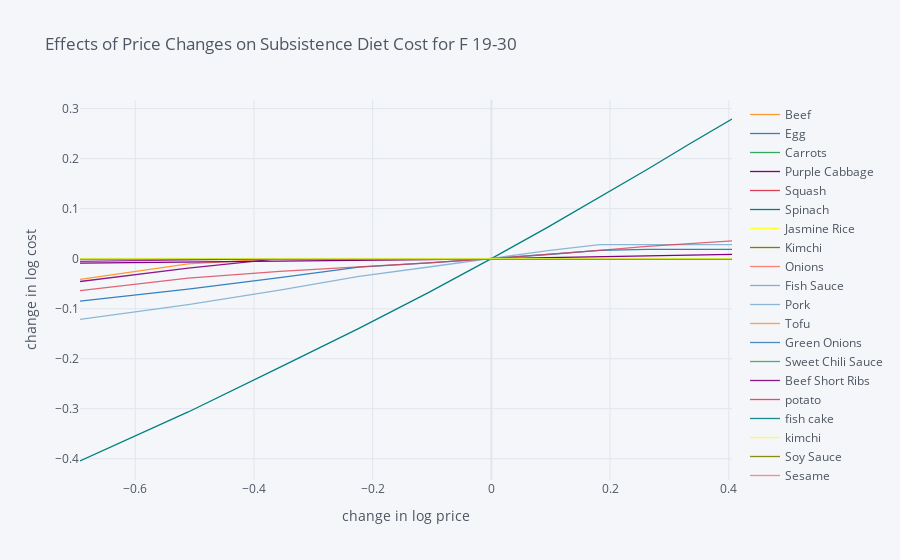
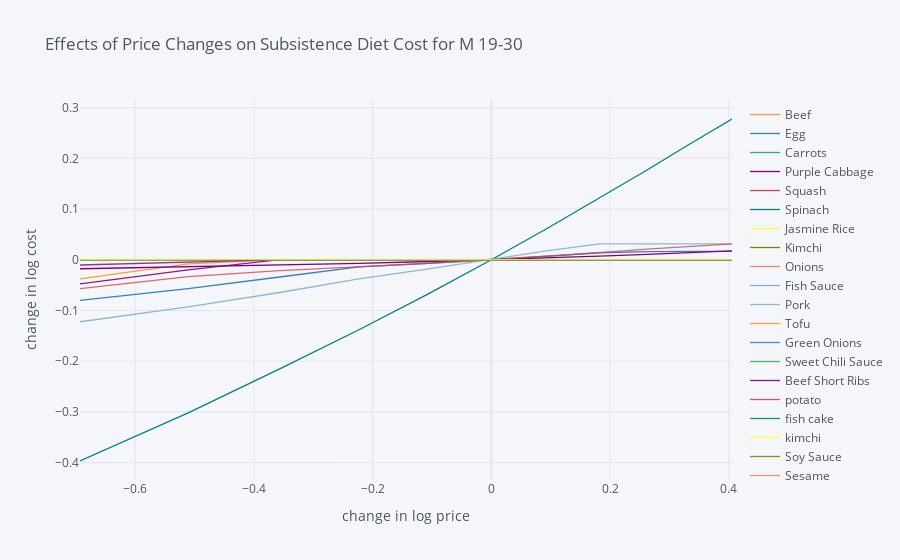

The notebook cell these images were saved under, in order:
### Markdown cell above
### Effects of Price Changes on Subsistence Diet Cost

### Code cell
# examine effects of price change on subsistence diet cost for T-toust, the cheapest option
# for men and women aged 19-30
import cufflinks as cf
cf.go_offline()

group_pc = ['F 19-30', 'M 19-30']

for group in group_pc: 
    scale = [.5,.6,.7,.8,.9,1.,1.1,1.2,1.3,1.4,1.5]

    cost0 = solve_subsistence_problem(ing_res[1],ing_prices[1],dri_min[group],dri_max[group],tol=tol).fun

    Price_response={}
    for s in scale:
        cost = {}
        for i,p in enumerate(ing_prices[1]):
            my_p = ing_prices[1].copy()
            my_p[i] = p*s
            result = solve_subsistence_problem(ing_res[1],my_p,dri_min[group],dri_max[group],tol=tol)
            cost[ing_prices[1].index[i]] = np.log(result.fun/cost0)
        Price_response[np.log(s)] = cost

    Price_response = pd.DataFrame(Price_response).T
    Price_response.iplot(xTitle='change in log price',yTitle='change in log cost', title ='Effects of Price Changes on Subsistence Diet Cost for '+ group)

### Figure 1 — Plotly figure (JSON) as saved in the notebook; plotly's stock layout.template omitted (floating-point values rounded to 4 significant figures)
{"data": [{"line": {"color": "rgba(255, 153, 51, 1.0)", "dash": "solid", "shape": "linear", "width": 1.3}, "mode": "lines", "name": "Beef", "text": "", "type": "scatter", "x": [-0.6931, -0.5108, -0.3567, -0.2231, -0.1054, 0, 0.09531, 0.1823, 0.2624, 0.3365, 0.4055], "y": [-0.0412, -0.01018, -2.045e-08, -2.041e-08, -2.044e-08, 0, -2.042e-08, -2.042e-08, -2.039e-08, -2.037e-08, -2.037e-08]}, {"line": {"color": "rgba(55, 128, 191, 1.0)", "dash": "solid", "shape": "linear", "width": 1.3}, "mode": "lines", "name": "Egg", "text": "", "type": "scatter", "x": [-0.6931, -0.5108, -0.3567, -0.2231, -0.1054, 0, 0.09531, 0.1823, 0.2624, 0.3365, 0.4055], "y": [-0.08465, -0.06101, -0.03792, -0.01694, -0.008433, 0, 0.008363, 0.01666, 0.01872, 0.01872, 0.01872]}, {"line": {"color": "rgba(50, 171, 96, 1.0)", "dash": "solid", "shape": "linear", "width": 1.3}, "mode": "lines", "name": "Carrots", "text": "", "type": "scatter", "x": [-0.6931, -0.5108, -0.3567, -0.2231, -0.1054, 0, 0.09531, 0.1823, 0.2624, 0.3365, 0.4055], "y": [-1.908e-08, -9.6e-09, -4.02e-09, -1.822e-09, -6.848e-10, 0, 4.308e-10, 6.958e-10, 8.548e-10, 9.603e-10, 1.047e-09]}, {"line": {"color": "rgba(128, 0, 128, 1.0)", "dash": "solid", "shape": "linear", "width": 1.3}, "mode": "lines", "name": "Purple Cabbage ", "text": "", "type": "scatter", "x": [-0.6931, -0.5108, -0.3567, -0.2231, -0.1054, 0, 0.09531, 0.1823, 0.2624, 0.3365, 0.4055], "y": [-0.008897, -0.007111, -0.005329, -0.003549, -0.001773, 0, 0.00177, 0.003537, 0.005301, 0.007061, 0.008819]}, {"line": {"color": "rgba(219, 64, 82, 1.0)", "dash": "solid", "shape": "linear", "width": 1.3}, "mode": "lines", "name": "Squash", "text": "", "type": "scatter", "x": [-0.6931, -0.5108, -0.3567, -0.2231, -0.1054, 0, 0.09531, 0.1823, 0.2624, 0.3365, 0.4055], "y": [9.378e-08, -1.992e-08, -2.041e-08, -1.259e-08, -5.885e-09, 0, 5.262e-09, 1.009e-08, 1.457e-08, 1.867e-08, 2.242e-08]}, {"line": {"color": "rgba(0, 128, 128, 1.0)", "dash": "solid", "shape": "linear", "width": 1.3}, "mode": "lines", "name": "Spinach ", "text": "", "type": "scatter", "x": [-0.6931, -0.5108, -0.3567, -0.2231, -0.1054, 0, 0.09531, 0.1823, 0.2624, 0.3365, 0.4055], "y": [-0.4045, -0.3064, -0.2171, -0.1393, -0.06723, 0, 0.06299, 0.1222, 0.1782, 0.2312, 0.2793]}, {"line": {"color": "rgba(255, 255, 51, 1.0)", "dash": "solid", "shape": "linear", "width": 1.3}, "mode": "lines", "name": "Jasmine Rice", "text": "", "type": "scatter", "x": [-0.6931, -0.5108, -0.3567, -0.2231, -0.1054, 0, 0.09531, 0.1823, 0.2624, 0.3365, 0.4055], "y": [-1.912e-08, -1.962e-08, -1.997e-08, -2.021e-08, -2.042e-08, 0, -1.967e-08, -7.179e-09, 6.429e-08, -1.913e-08, 2.934e-08]}, {"line": {"color": "rgba(128, 128, 0, 1.0)", "dash": "solid", "shape": "linear", "width": 1.3}, "mode": "lines", "name": "Kimchi", "text": "", "type": "scatter", "x": [-0.6931, -0.5108, -0.3567, -0.2231, -0.1054, 0, 0.09531, 0.1823, 0.2624, 0.3365, 0.4055], "y": [-2.04e-08, -2.037e-08, -2.041e-08, -4.695e-09, 5.366e-09, 0, -1.296e-08, -2.039e-08, -2.033e-08, -1.045e-08, 7.519e-08]}, {"line": {"color": "rgba(251, 128, 114, 1.0)", "dash": "solid", "shape": "linear", "width": 1.3}, "mode": "lines", "name": "Onions", "text": "", "type": "scatter", "x": [-0.6931, -0.5108, -0.3567, -0.2231, -0.1054, 0, 0.09531, 0.1823, 0.2624, 0.3365, 0.4055], "y": [-1.717e-09, -2.039e-08, -9.985e-09, -4.01e-09, -1.308e-09, 0, 8.344e-10, 1.563e-09, 2.294e-09, 3.067e-09, 3.863e-09]}, {"line": {"color": "rgba(128, 177, 211, 1.0)", "dash": "solid", "shape": "linear", "width": 1.3}, "mode": "lines", "name": "Fish Sauce", "text": "", "type": "scatter", "x": [-0.6931, -0.5108, -0.3567, -0.2231, -0.1054, 0, 0.09531, 0.1823, 0.2624, 0.3365, 0.4055], "y": [9.689e-09, -2.042e-08, -1.743e-08, -8.5e-09, -3.348e-09, 0, 2.59e-09, 4.778e-09, 6.694e-09, 8.385e-09, 9.902e-09]}, {"line": {"color": "rgba(128, 177, 211, 0.8999999999999999)", "dash": "solid", "shape": "linear", "width": 1.3}, "mode": "lines", "name": "Pork", "text": "", "type": "scatter", "x": [-0.6931, -0.5108, -0.3567, -0.2231, -0.1054, 0, 0.09531, 0.1823, 0.2624, 0.3365, 0.4055], "y": [-0.1213, -0.09171, -0.06294, -0.03535, -0.01659, 0, 0.01632, 0.02831, 0.02831, 0.02831, 0.02831]}, {"line": {"color": "rgba(255, 153, 51, 0.8999999999999999)", "dash": "solid", "shape": "linear", "width": 1.3}, "mode": "lines", "name": "Tofu", "text": "", "type": "scatter", "x": [-0.6931, -0.5108, -0.3567, -0.2231, -0.1054, 0, 0.09531, 0.1823, 0.2624, 0.3365, 0.4055], "y": [-2.046e-08, -2.013e-08, -1.747e-08, 1.667e-07, -2.038e-08, 0, -1.072e-08, 4.004e-07, -2.038e-08, -2.038e-08, -2.041e-08]}, {"line": {"color": "rgba(55, 128, 191, 0.8999999999999999)", "dash": "solid", "shape": "linear", "width": 1.3}, "mode": "lines", "name": "Green Onions", "text": "", "type": "scatter", "x": [-0.6931, -0.5108, -0.3567, -0.2231, -0.1054, 0, 0.09531, 0.1823, 0.2624, 0.3365, 0.4055], "y": [-2.036e-08, -1.972e-08, 6.757e-08, 1.573e-08, 2.857e-10, 0, -1.672e-10, -8.112e-09, -1.577e-08, -2.045e-08, -2.039e-08]}, {"line": {"color": "rgba(50, 171, 96, 0.8999999999999999)", "dash": "solid", "shape": "linear", "width": 1.3}, "mode": "lines", "name": "Sweet Chili Sauce", "text": "", "type": "scatter", "x": [-0.6931, -0.5108, -0.3567, -0.2231, -0.1054, 0, 0.09531, 0.1823, 0.2624, 0.3365, 0.4055], "y": [-2.032e-08, -2.036e-08, -2.041e-08, -2.04e-08, -6.757e-09, 0, -1.145e-08, -2.039e-08, -2.038e-08, -1.991e-08, -8.408e-09]}, {"line": {"color": "rgba(128, 0, 128, 0.8999999999999999)", "dash": "solid", "shape": "linear", "width": 1.3}, "mode": "lines", "name": "Beef Short Ribs", "text": "", "type": "scatter", "x": [-0.6931, -0.5108, -0.3567, -0.2231, -0.1054, 0, 0.09531, 0.1823, 0.2624, 0.3365, 0.4055], "y": [-0.04559, -0.01872, -1.815e-08, -1.862e-08, 2.773e-08, 0, 4.979e-08, 1.147e-07, -2.03e-08, -2.029e-08, -2.028e-08]}, {"line": {"color": "rgba(219, 64, 82, 0.8999999999999999)", "dash": "solid", "shape": "linear", "width": 1.3}, "mode": "lines", "name": "potato", "text": "", "type": "scatter", "x": [-0.6931, -0.5108, -0.3567, -0.2231, -0.1054, 0, 0.09531, 0.1823, 0.2624, 0.3365, 0.4055], "y": [-2.036e-08, 3.577e-08, 4.773e-08, -2.031e-08, -1.063e-08, 0, -3.367e-09, -9.764e-09, -1.474e-08, -1.741e-08, 9.698e-08]}, {"line": {"color": "rgba(0, 128, 128, 0.8999999999999999)", "dash": "solid", "shape": "linear", "width": 1.3}, "mode": "lines", "name": "fish cake", "text": "", "type": "scatter", "x": [-0.6931, -0.5108, -0.3567, -0.2231, -0.1054, 0, 0.09531, 0.1823, 0.2624, 0.3365, 0.4055], "y": [-2.041e-08, -2.037e-08, -2.039e-08, 4.361e-09, 1.034e-08, 0, -1.443e-08, -2.038e-08, -2.001e-08, 2.098e-08, 1.172e-07]}, {"line": {"color": "rgba(255, 255, 51, 0.8999999999999999)", "dash": "solid", "shape": "linear", "width": 1.3}, "mode": "lines", "name": "kimchi", "text": "", "type": "scatter", "x": [-0.6931, -0.5108, -0.3567, -0.2231, -0.1054, 0, 0.09531, 0.1823, 0.2624, 0.3365, 0.4055], "y": [-2.04e-08, -2.037e-08, -2.041e-08, -4.696e-09, 5.366e-09, 0, -1.295e-08, -2.039e-08, -2.033e-08, -1.045e-08, 7.52e-08]}, {"line": {"color": "rgba(128, 128, 0, 0.8999999999999999)", "dash": "solid", "shape": "linear", "width": 1.3}, "mode": "lines", "name": "Soy Sauce", "text": "", "type": "scatter", "x": [-0.6931, -0.5108, -0.3567, -0.2231, -0.1054, 0, 0.09531, 0.1823, 0.2624, 0.3365, 0.4055], "y": [-1.207e-08, 7.281e-08, -9.717e-09, -2.029e-08, -2.045e-08, 0, -2.035e-08, -1.97e-08, -2.046e-08, -2.042e-08, 1.454e-08]}, {"line": {"color": "rgba(251, 128, 114, 0.8999999999999999)", "dash": "solid", "shape": "linear", "width": 1.3}, "mode": "lines", "name": "Sesame ", "text": "", "type": "scatter", "x": [-0.6931, -0.5108, -0.3567, -0.2231, -0.1054, 0, 0.09531, 0.1823, 0.2624, 0.3365, 0.4055], "y": [-0.0001237, 1.131e-07, -2.002e-08, 9.961e-08, -2.033e-08, 0, -7.834e-09, -1.648e-08, -2.041e-08, -2.038e-08, -2.038e-08]}, {"line": {"color": "rgba(251, 128, 114, 0.7999999999999998)", "dash": "solid", "shape": "linear", "width": 1.3}, "mode": "lines", "name": "Brown Sugar", "text": "", "type": "scatter", "x": [-0.6931, -0.5108, -0.3567, -0.2231, -0.1054, 0, 0.09531, 0.1823, 0.2624, 0.3365, 0.4055], "y": [-1.994e-08, 2.915e-07, -2.046e-08, -8.339e-09, -1.135e-08, 0, -2.641e-09, 1.336e-07, -2.038e-08, -2.001e-08, 1.913e-08]}, {"line": {"color": "rgba(128, 177, 211, 0.7999999999999998)", "dash": "solid", "shape": "linear", "width": 1.3}, "mode": "lines", "name": "Lettuce", "text": "", "type": "scatter", "x": [-0.6931, -0.5108, -0.3567, -0.2231, -0.1054, 0, 0.09531, 0.1823, 0.2624, 0.3365, 0.4055], "y": [-2.039e-08, 4.892e-08, -1.006e-08, -4.231e-09, -1.186e-09, 0, 1.754e-10, -1.345e-10, -6.58e-10, -1.251e-09, -1.846e-09]}, {"line": {"color": "rgba(255, 153, 51, 0.7999999999999998)", "dash": "solid", "shape": "linear", "width": 1.3}, "mode": "lines", "name": "Rice Cake", "text": "", "type": "scatter", "x": [-0.6931, -0.5108, -0.3567, -0.2231, -0.1054, 0, 0.09531, 0.1823, 0.2624, 0.3365, 0.4055], "y": [-2.035e-08, -2.038e-08, -2.041e-08, -2.039e-08, -4.7e-09, 0, 4.086e-08, -2.034e-08, -7.828e-10, 2.328e-08, -5.387e-09]}, {"line": {"color": "rgba(55, 128, 191, 0.7999999999999998)", "dash": "solid", "shape": "linear", "width": 1.3}, "mode": "lines", "name": "Glass Noodle", "text": "", "type": "scatter", "x": [-0.6931, -0.5108, -0.3567, -0.2231, -0.1054, 0, 0.09531, 0.1823, 0.2624, 0.3365, 0.4055], "y": [-1.365e-08, -9.662e-09, -5.664e-09, -2.488e-09, -5.99e-10, 0, -4.524e-10, -1.655e-09, -3.288e-09, -5.693e-09, -8.516e-09]}, {"line": {"color": "rgba(50, 171, 96, 0.7999999999999998)", "dash": "solid", "shape": "linear", "width": 1.3}, "mode": "lines", "name": "Seaweed", "text": "", "type": "scatter", "x": [-0.6931, -0.5108, -0.3567, -0.2231, -0.1054, 0, 0.09531, 0.1823, 0.2624, 0.3365, 0.4055], "y": [5.502e-08, -2e-08, -2.038e-08, 3.63e-07, 1.534e-07, 0, -1.849e-08, -2.038e-08, -2.04e-08, -2.037e-08, -2.035e-08]}, {"line": {"color": "rgba(128, 0, 128, 0.7999999999999998)", "dash": "solid", "shape": "linear", "width": 1.3}, "mode": "lines", "name": "Cabbage ", "text": "", "type": "scatter", "x": [-0.6931, -0.5108, -0.3567, -0.2231, -0.1054, 0, 0.09531, 0.1823, 0.2624, 0.3365, 0.4055], "y": [-0.00524, -0.002253, -2.024e-08, 2.686e-09, -6.735e-10, 0, -1.631e-09, -3.668e-09, -5.442e-09, -6.777e-09, -7.724e-09]}, {"line": {"color": "rgba(219, 64, 82, 0.7999999999999998)", "dash": "solid", "shape": "linear", "width": 1.3}, "mode": "lines", "name": "Flour", "text": "", "type": "scatter", "x": [-0.6931, -0.5108, -0.3567, -0.2231, -0.1054, 0, 0.09531, 0.1823, 0.2624, 0.3365, 0.4055], "y": [-0.0637, -0.03889, -0.02539, -0.01685, -0.008391, 0, 0.008322, 0.01657, 0.02476, 0.03075, 0.03563]}, {"line": {"color": "rgba(0, 128, 128, 0.7999999999999998)", "dash": "solid", "shape": "linear", "width": 1.3}, "mode": "lines", "name": "Chicken", "text": "", "type": "scatter", "x": [-0.6931, -0.5108, -0.3567, -0.2231, -0.1054, 0, 0.09531, 0.1823, 0.2624, 0.3365, 0.4055], "y": [-3.938e-09, -2.044e-08, 6.909e-08, 2.504e-07, 6.93e-08, 0, -2.035e-08, -2.03e-08, -2.028e-08, -2.027e-08, -2.027e-08]}, {"line": {"color": "rgba(255, 255, 51, 0.7999999999999998)", "dash": "solid", "shape": "linear", "width": 1.3}, "mode": "lines", "name": "Teriyaki Sauce", "text": "", "type": "scatter", "x": [-0.6931, -0.5108, -0.3567, -0.2231, -0.1054, 0, 0.09531, 0.1823, 0.2624, 0.3365, 0.4055], "y": [1.191e-08, -1.791e-08, 9.853e-09, -1.887e-08, -6.793e-09, 0, -1.451e-08, 5.632e-08, -2.038e-08, -2.04e-08, -2.041e-08]}], "layout": {"legend": {"bgcolor": "#F5F6F9", "font": {"color": "#4D5663"}}, "paper_bgcolor": "#F5F6F9", "plot_bgcolor": "#F5F6F9", "title": {"font": {"color": "#4D5663"}, "text": "Effects of Price Changes on Subsistence Diet Cost for F 19-30"}, "xaxis": {"gridcolor": "#E1E5ED", "showgrid": true, "tickfont": {"color": "#4D5663"}, "title": {"font": {"color": "#4D5663"}, "text": "change in log price"}, "zerolinecolor": "#E1E5ED"}, "yaxis": {"gridcolor": "#E1E5ED", "showgrid": true, "tickfont": {"color": "#4D5663"}, "title": {"font": {"color": "#4D5663"}, "text": "change in log cost"}, "zerolinecolor": "#E1E5ED"}}}

### Figure 2 — Plotly figure (JSON) as saved in the notebook; plotly's stock layout.template omitted (floating-point values rounded to 4 significant figures)
{"data": [{"line": {"color": "rgba(255, 153, 51, 1.0)", "dash": "solid", "shape": "linear", "width": 1.3}, "mode": "lines", "name": "Beef", "text": "", "type": "scatter", "x": [-0.6931, -0.5108, -0.3567, -0.2231, -0.1054, 0, 0.09531, 0.1823, 0.2624, 0.3365, 0.4055], "y": [-0.03795, -0.008375, 2.518e-08, 2.903e-08, -1.331e-09, 0, 1.25e-08, 1.525e-08, 1.795e-08, 1.811e-08, 1.658e-08]}, {"line": {"color": "rgba(55, 128, 191, 1.0)", "dash": "solid", "shape": "linear", "width": 1.3}, "mode": "lines", "name": "Egg", "text": "", "type": "scatter", "x": [-0.6931, -0.5108, -0.3567, -0.2231, -0.1054, 0, 0.09531, 0.1823, 0.2624, 0.3365, 0.4055], "y": [-0.08011, -0.05684, -0.0341, -0.01391, -0.006933, 0, 0.006885, 0.01372, 0.01597, 0.01632, 0.01632]}, {"line": {"color": "rgba(50, 171, 96, 1.0)", "dash": "solid", "shape": "linear", "width": 1.3}, "mode": "lines", "name": "Carrots", "text": "", "type": "scatter", "x": [-0.6931, -0.5108, -0.3567, -0.2231, -0.1054, 0, 0.09531, 0.1823, 0.2624, 0.3365, 0.4055], "y": [3.729e-09, 1.6e-09, 7.768e-10, 3.787e-10, 1.512e-10, 0, -1.151e-10, 4.984e-10, 1.816e-09, 2.961e-09, 3.91e-09]}, {"line": {"color": "rgba(128, 0, 128, 1.0)", "dash": "solid", "shape": "linear", "width": 1.3}, "mode": "lines", "name": "Purple Cabbage ", "text": "", "type": "scatter", "x": [-0.6931, -0.5108, -0.3567, -0.2231, -0.1054, 0, 0.09531, 0.1823, 0.2624, 0.3365, 0.4055], "y": [-0.01776, -0.01418, -0.01062, -0.007067, -0.003527, 0, 0.003515, 0.007017, 0.01051, 0.01399, 0.01745]}, {"line": {"color": "rgba(219, 64, 82, 1.0)", "dash": "solid", "shape": "linear", "width": 1.3}, "mode": "lines", "name": "Squash", "text": "", "type": "scatter", "x": [-0.6931, -0.5108, -0.3567, -0.2231, -0.1054, 0, 0.09531, 0.1823, 0.2624, 0.3365, 0.4055], "y": [2.556e-09, 1.114e-09, 4.47e-10, 1.601e-10, 4.044e-11, 0, -3.598e-12, 1.03e-11, 3.325e-11, 5.963e-11, 8.76e-11]}, {"line": {"color": "rgba(0, 128, 128, 1.0)", "dash": "solid", "shape": "linear", "width": 1.3}, "mode": "lines", "name": "Spinach ", "text": "", "type": "scatter", "x": [-0.6931, -0.5108, -0.3567, -0.2231, -0.1054, 0, 0.09531, 0.1823, 0.2624, 0.3365, 0.4055], "y": [-0.397, -0.302, -0.2153, -0.1382, -0.06672, 0, 0.06254, 0.1214, 0.177, 0.2296, 0.2775]}, {"line": {"color": "rgba(255, 255, 51, 1.0)", "dash": "solid", "shape": "linear", "width": 1.3}, "mode": "lines", "name": "Jasmine Rice", "text": "", "type": "scatter", "x": [-0.6931, -0.5108, -0.3567, -0.2231, -0.1054, 0, 0.09531, 0.1823, 0.2624, 0.3365, 0.4055], "y": [3.801e-09, 4.752e-09, 4.999e-09, 4.573e-09, 2.702e-09, 0, -2.996e-09, -6.088e-09, -9.14e-09, -1.191e-08, -1.447e-08]}, {"line": {"color": "rgba(128, 128, 0, 1.0)", "dash": "solid", "shape": "linear", "width": 1.3}, "mode": "lines", "name": "Kimchi", "text": "", "type": "scatter", "x": [-0.6931, -0.5108, -0.3567, -0.2231, -0.1054, 0, 0.09531, 0.1823, 0.2624, 0.3365, 0.4055], "y": [1.144e-08, 5.764e-09, 2.763e-09, 1.223e-09, 4.074e-10, 0, -1.661e-10, -1.835e-10, -1.079e-10, 5.432e-10, 1.403e-09]}, {"line": {"color": "rgba(251, 128, 114, 1.0)", "dash": "solid", "shape": "linear", "width": 1.3}, "mode": "lines", "name": "Onions", "text": "", "type": "scatter", "x": [-0.6931, -0.5108, -0.3567, -0.2231, -0.1054, 0, 0.09531, 0.1823, 0.2624, 0.3365, 0.4055], "y": [5.098e-09, 3.514e-09, 1.63e-09, 9.426e-10, 4.164e-10, 0, -3.327e-10, -6.017e-10, -8.237e-10, -1.009e-09, -1.167e-09]}, {"line": {"color": "rgba(128, 177, 211, 1.0)", "dash": "solid", "shape": "linear", "width": 1.3}, "mode": "lines", "name": "Fish Sauce", "text": "", "type": "scatter", "x": [-0.6931, -0.5108, -0.3567, -0.2231, -0.1054, 0, 0.09531, 0.1823, 0.2624, 0.3365, 0.4055], "y": [-2.662e-08, -1.654e-09, -2.157e-09, -1.322e-09, -5.807e-10, 0, 4.502e-10, 8.039e-10, 1.086e-09, 1.315e-09, 1.506e-09]}, {"line": {"color": "rgba(128, 177, 211, 0.8999999999999999)", "dash": "solid", "shape": "linear", "width": 1.3}, "mode": "lines", "name": "Pork", "text": "", "type": "scatter", "x": [-0.6931, -0.5108, -0.3567, -0.2231, -0.1054, 0, 0.09531, 0.1823, 0.2624, 0.3365, 0.4055], "y": [-0.1224, -0.09307, -0.06466, -0.03781, -0.01812, 0, 0.0178, 0.03117, 0.03117, 0.03117, 0.03117]}, {"line": {"color": "rgba(255, 153, 51, 0.8999999999999999)", "dash": "solid", "shape": "linear", "width": 1.3}, "mode": "lines", "name": "Tofu", "text": "", "type": "scatter", "x": [-0.6931, -0.5108, -0.3567, -0.2231, -0.1054, 0, 0.09531, 0.1823, 0.2624, 0.3365, 0.4055], "y": [4.574e-08, 2.185e-08, 1.06e-08, 3.641e-09, 9.531e-10, 0, -7.206e-10, -1.303e-09, -1.797e-09, -2.229e-09, -2.617e-09]}, {"line": {"color": "rgba(55, 128, 191, 0.8999999999999999)", "dash": "solid", "shape": "linear", "width": 1.3}, "mode": "lines", "name": "Green Onions", "text": "", "type": "scatter", "x": [-0.6931, -0.5108, -0.3567, -0.2231, -0.1054, 0, 0.09531, 0.1823, 0.2624, 0.3365, 0.4055], "y": [-2.658e-08, -2.643e-08, -2.657e-08, -1.202e-08, 4.74e-09, 0, -5.141e-10, -8.468e-12, 1.156e-09, 2.575e-09, 4.129e-09]}, {"line": {"color": "rgba(50, 171, 96, 0.8999999999999999)", "dash": "solid", "shape": "linear", "width": 1.3}, "mode": "lines", "name": "Sweet Chili Sauce", "text": "", "type": "scatter", "x": [-0.6931, -0.5108, -0.3567, -0.2231, -0.1054, 0, 0.09531, 0.1823, 0.2624, 0.3365, 0.4055], "y": [2.696e-09, 1.874e-09, 1.269e-09, 7.83e-10, 3.692e-10, 0, -3.381e-10, -6.538e-10, -9.527e-10, -1.239e-09, -1.514e-09]}, {"line": {"color": "rgba(128, 0, 128, 0.8999999999999999)", "dash": "solid", "shape": "linear", "width": 1.3}, "mode": "lines", "name": "Beef Short Ribs", "text": "", "type": "scatter", "x": [-0.6931, -0.5108, -0.3567, -0.2231, -0.1054, 0, 0.09531, 0.1823, 0.2624, 0.3365, 0.4055], "y": [-0.04782, -0.02016, -2.471e-08, -4.573e-09, -2.298e-08, 0, 7.219e-09, 9.125e-10, -8.325e-09, -1.472e-08, -1.834e-08]}, {"line": {"color": "rgba(219, 64, 82, 0.8999999999999999)", "dash": "solid", "shape": "linear", "width": 1.3}, "mode": "lines", "name": "potato", "text": "", "type": "scatter", "x": [-0.6931, -0.5108, -0.3567, -0.2231, -0.1054, 0, 0.09531, 0.1823, 0.2624, 0.3365, 0.4055], "y": [-2.511e-08, 3.418e-07, -2.67e-08, 2.505e-09, 1.133e-09, 0, -8.426e-10, -1.439e-09, -1.871e-09, -2.19e-09, -2.426e-09]}, {"line": {"color": "rgba(0, 128, 128, 0.8999999999999999)", "dash": "solid", "shape": "linear", "width": 1.3}, "mode": "lines", "name": "fish cake", "text": "", "type": "scatter", "x": [-0.6931, -0.5108, -0.3567, -0.2231, -0.1054, 0, 0.09531, 0.1823, 0.2624, 0.3365, 0.4055], "y": [2.836e-09, 2.056e-09, 1.456e-09, 9.27e-10, 4.42e-10, 0, -3.968e-10, -1.897e-10, 9.561e-10, 1.887e-09, 2.246e-09]}, {"line": {"color": "rgba(255, 255, 51, 0.8999999999999999)", "dash": "solid", "shape": "linear", "width": 1.3}, "mode": "lines", "name": "kimchi", "text": "", "type": "scatter", "x": [-0.6931, -0.5108, -0.3567, -0.2231, -0.1054, 0, 0.09531, 0.1823, 0.2624, 0.3365, 0.4055], "y": [1.144e-08, 5.764e-09, 2.763e-09, 1.223e-09, 4.076e-10, 0, -1.659e-10, -1.837e-10, -1.08e-10, 5.432e-10, 1.403e-09]}, {"line": {"color": "rgba(128, 128, 0, 0.8999999999999999)", "dash": "solid", "shape": "linear", "width": 1.3}, "mode": "lines", "name": "Soy Sauce", "text": "", "type": "scatter", "x": [-0.6931, -0.5108, -0.3567, -0.2231, -0.1054, 0, 0.09531, 0.1823, 0.2624, 0.3365, 0.4055], "y": [-1.218e-08, -7.185e-09, 1.334e-07, 1.666e-09, -1.559e-08, 0, -2.429e-08, -2.652e-08, -1.285e-08, -2.631e-08, -1.466e-08]}, {"line": {"color": "rgba(251, 128, 114, 0.8999999999999999)", "dash": "solid", "shape": "linear", "width": 1.3}, "mode": "lines", "name": "Sesame ", "text": "", "type": "scatter", "x": [-0.6931, -0.5108, -0.3567, -0.2231, -0.1054, 0, 0.09531, 0.1823, 0.2624, 0.3365, 0.4055], "y": [-8.668e-05, 3.764e-08, 3.677e-08, 1.79e-08, 4.037e-09, 0, -1.64e-09, -2.528e-09, -2.92e-09, -2.94e-09, -2.655e-09]}, {"line": {"color": "rgba(251, 128, 114, 0.7999999999999998)", "dash": "solid", "shape": "linear", "width": 1.3}, "mode": "lines", "name": "Brown Sugar", "text": "", "type": "scatter", "x": [-0.6931, -0.5108, -0.3567, -0.2231, -0.1054, 0, 0.09531, 0.1823, 0.2624, 0.3365, 0.4055], "y": [5.434e-08, 4.172e-08, 3.046e-08, 1.795e-08, 7.315e-09, 0, -4.108e-09, -6.405e-09, -7.635e-09, -8.214e-09, -8.379e-09]}, {"line": {"color": "rgba(128, 177, 211, 0.7999999999999998)", "dash": "solid", "shape": "linear", "width": 1.3}, "mode": "lines", "name": "Lettuce", "text": "", "type": "scatter", "x": [-0.6931, -0.5108, -0.3567, -0.2231, -0.1054, 0, 0.09531, 0.1823, 0.2624, 0.3365, 0.4055], "y": [1.597e-09, 9.946e-10, 6.191e-10, 3.564e-10, 1.58e-10, 0, -1.327e-10, -2.47e-10, -3.475e-10, -4.378e-10, -5.212e-10]}, {"line": {"color": "rgba(255, 153, 51, 0.7999999999999998)", "dash": "solid", "shape": "linear", "width": 1.3}, "mode": "lines", "name": "Rice Cake", "text": "", "type": "scatter", "x": [-0.6931, -0.5108, -0.3567, -0.2231, -0.1054, 0, 0.09531, 0.1823, 0.2624, 0.3365, 0.4055], "y": [1.201e-08, 1.085e-08, 8.1e-09, 4.333e-09, 6.5e-10, 0, -4.892e-10, -8.78e-10, -1.184e-09, -1.424e-09, -1.616e-09]}, {"line": {"color": "rgba(55, 128, 191, 0.7999999999999998)", "dash": "solid", "shape": "linear", "width": 1.3}, "mode": "lines", "name": "Glass Noodle", "text": "", "type": "scatter", "x": [-0.6931, -0.5108, -0.3567, -0.2231, -0.1054, 0, 0.09531, 0.1823, 0.2624, 0.3365, 0.4055], "y": [2.327e-10, 1.976e-10, 1.587e-10, 1.108e-10, 5.697e-11, 0, -5.714e-11, -1.124e-10, -1.639e-10, -2.09e-10, -2.48e-10]}, {"line": {"color": "rgba(50, 171, 96, 0.7999999999999998)", "dash": "solid", "shape": "linear", "width": 1.3}, "mode": "lines", "name": "Seaweed", "text": "", "type": "scatter", "x": [-0.6931, -0.5108, -0.3567, -0.2231, -0.1054, 0, 0.09531, 0.1823, 0.2624, 0.3365, 0.4055], "y": [1.78e-08, 1.368e-08, 1.277e-08, 9.648e-09, 2.729e-09, 0, 9.285e-10, 2.541e-09, 5.205e-09, 8.762e-09, -2.657e-08]}, {"line": {"color": "rgba(128, 0, 128, 0.7999999999999998)", "dash": "solid", "shape": "linear", "width": 1.3}, "mode": "lines", "name": "Cabbage ", "text": "", "type": "scatter", "x": [-0.6931, -0.5108, -0.3567, -0.2231, -0.1054, 0, 0.09531, 0.1823, 0.2624, 0.3365, 0.4055], "y": [-0.01044, -0.004483, 3.326e-09, 1.14e-09, 5.403e-10, 0, -4.232e-10, -7.501e-10, -1.005e-09, -1.205e-09, -1.367e-09]}, {"line": {"color": "rgba(219, 64, 82, 0.7999999999999998)", "dash": "solid", "shape": "linear", "width": 1.3}, "mode": "lines", "name": "Flour", "text": "", "type": "scatter", "x": [-0.6931, -0.5108, -0.3567, -0.2231, -0.1054, 0, 0.09531, 0.1823, 0.2624, 0.3365, 0.4055], "y": [-0.05712, -0.03335, -0.02145, -0.01425, -0.007098, 0, 0.007048, 0.01405, 0.021, 0.0265, 0.03126]}, {"line": {"color": "rgba(0, 128, 128, 0.7999999999999998)", "dash": "solid", "shape": "linear", "width": 1.3}, "mode": "lines", "name": "Chicken", "text": "", "type": "scatter", "x": [-0.6931, -0.5108, -0.3567, -0.2231, -0.1054, 0, 0.09531, 0.1823, 0.2624, 0.3365, 0.4055], "y": [-2.424e-08, -3.918e-09, 2.106e-08, -2.596e-08, -2.671e-08, 0, 3.573e-09, 1.098e-08, 1.499e-08, 1.577e-08, 1.457e-08]}, {"line": {"color": "rgba(255, 255, 51, 0.7999999999999998)", "dash": "solid", "shape": "linear", "width": 1.3}, "mode": "lines", "name": "Teriyaki Sauce", "text": "", "type": "scatter", "x": [-0.6931, -0.5108, -0.3567, -0.2231, -0.1054, 0, 0.09531, 0.1823, 0.2624, 0.3365, 0.4055], "y": [-2.632e-08, 4.016e-09, 1.074e-08, 9.37e-09, 3.572e-09, 0, -1.081e-09, -1.775e-09, -2.201e-09, -2.313e-09, -2.258e-09]}], "layout": {"legend": {"bgcolor": "#F5F6F9", "font": {"color": "#4D5663"}}, "paper_bgcolor": "#F5F6F9", "plot_bgcolor": "#F5F6F9", "title": {"font": {"color": "#4D5663"}, "text": "Effects of Price Changes on Subsistence Diet Cost for M 19-30"}, "xaxis": {"gridcolor": "#E1E5ED", "showgrid": true, "tickfont": {"color": "#4D5663"}, "title": {"font": {"color": "#4D5663"}, "text": "change in log price"}, "zerolinecolor": "#E1E5ED"}, "yaxis": {"gridcolor": "#E1E5ED", "showgrid": true, "tickfont": {"color": "#4D5663"}, "title": {"font": {"color": "#4D5663"}, "text": "change in log cost"}, "zerolinecolor": "#E1E5ED"}}}
